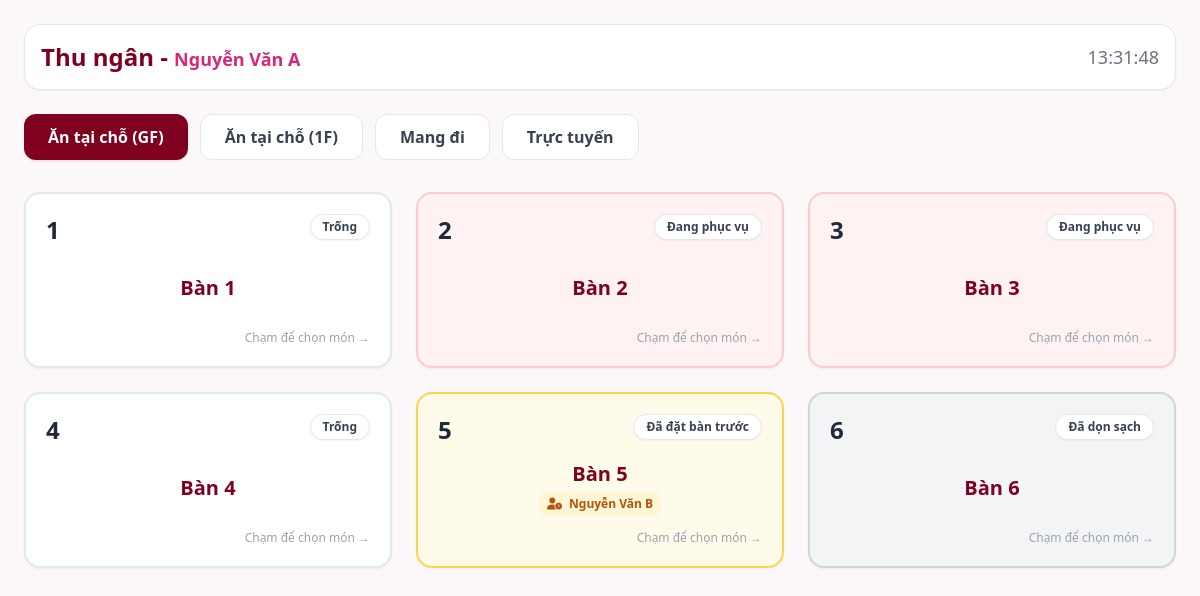
The page /pos_tables.php on the database its author committed.
### tables this page shows
CREATE TABLE IF NOT EXISTS tables (
    id INT AUTO_INCREMENT PRIMARY KEY,
    name VARCHAR(50) NOT NULL,
    area VARCHAR(50) DEFAULT 'GF',
    status ENUM('available', 'occupied', 'reserved', 'cleaning') DEFAULT 'available'
);

CREATE TABLE IF NOT EXISTS reservations (
    id INT AUTO_INCREMENT PRIMARY KEY,
    table_id INT NOT NULL,
    customer_name VARCHAR(100) NOT NULL,
    customer_phone VARCHAR(20) NOT NULL,
    booking_time DATETIME NOT NULL,
    status ENUM('pending', 'confirmed', 'checked_in', 'cancelled') DEFAULT 'pending',
    FOREIGN KEY (table_id) REFERENCES tables(id)
);

### pos_tables.php (the view, shortened to what this page needs)
<?php
require_once 'db.php';
$tables =$conn->query("SELECT * FROM tables ORDER BY id ASC");
?>
<!DOCTYPE html>
<html lang="vi">
<head>
    <script src="https://cdn.tailwindcss.com"></script>
    <link rel="stylesheet" href="https://cdnjs.cloudflare.com/ajax/libs/font-awesome/6.4.0/css/all.min.css">
</head>
<body class="bg-[#fcf8f9] text-gray-800 font-sans p-6">
    <header class="flex justify-between items-center bg-white p-4 rounded-2xl shadow-sm border mb-6">
        <div class="flex items-center gap-3">
            <h1 class="text-2xl font-black text-[#800020]">Thu ngân - <span class="text-pink-600 font-semibold text-lg">Nguyễn Văn A</span></h1>
        </div>
        <div class="text-gray-500 font-medium text-lg" id="clock">--:--:--</div>
    </header>
    <div class="flex gap-3 mb-6 overflow-x-auto pb-2">
        <button class="px-6 py-2.5 bg-[#800020] text-white font-bold rounded-xl shadow">Ăn tại chỗ (GF)</button>
        <button class="px-6 py-2.5 bg-white text-gray-700 font-bold rounded-xl border hover:bg-gray-50">Ăn tại chỗ (1F)</button>
        <a href="index.php?table_id=0" class="px-6 py-2.5 bg-white text-gray-700 font-bold rounded-xl border hover:bg-gray-50">Mang đi</a>
        <button class="px-6 py-2.5 bg-white text-gray-700 font-bold rounded-xl border hover:bg-gray-50">Trực tuyến</button>
    </div>
    <div class="grid grid-cols-1 md:grid-cols-3 gap-6">
        <?php while($t =$tables->fetch_assoc()): ?>
            <?php
                $res_query =$conn->query("SELECT * FROM reservations WHERE table_id = {$t['id']} AND status = 'confirmed' LIMIT 1");
                $res_info = $res_query ? $res_query->fetch_assoc() : null;
                $status_bg = "bg-white border-gray-200";
                $status_text = "Trống";
                if($t['status'] == 'occupied') {$status_bg = "bg-red-50 border-red-200";
                    $status_text = "Đang phục vụ";
                } else if($t['status'] == 'reserved') {$status_bg = "bg-amber-50 border-amber-300";
                    $status_text = "Đã đặt bàn trước";
                } else if($t['status'] == 'cleaning') {$status_bg = "bg-gray-100 border-gray-300";
                    $status_text = "Đã dọn sạch";
                }
            ?>
            <div onclick="selectTable(<?= $t['id'] ?>, '<?=$t['status'] ?>', '<?= $res_info ? addslashes($res_info['customer_name']) : '' ?>')"
                 class="<?= $status_bg ?> border-2 rounded-2xl p-5 shadow-sm hover:shadow-md cursor-pointer transition flex flex-col justify-between h-44 relative">
                <div class="flex justify-between items-start">
                    <span class="text-2xl font-black text-gray-800"><?= $t['id'] ?></span>
                    <span class="text-xs px-3 py-1 rounded-full font-bold bg-white border shadow-sm text-gray-700">
                        <?= $status_text ?>
                    </span>
                </div>
                <div class="text-center">
                    <div class="font-bold text-xl text-[#800020]"><?= $t['name'] ?></div>
                    <?php if($res_info): ?>
                        <div class="text-xs text-amber-700 font-bold mt-1 bg-amber-100/60 py-1 px-2 rounded-lg inline-block">
                            <i class="fas fa-user-clock mr-1"></i> <?= htmlspecialchars($res_info['customer_name']) ?>
                        </div>
                    <?php endif; ?>
                </div>
                <div class="text-right text-xs text-gray-400 font-medium">Chạm để chọn món &rarr;</div>
            </div>
        <?php endwhile; ?>
    </div>
</body>
</html>

### rows shown on the page
tables: id "1", status_text "Trống", name "Bàn 1"
tables: id "2", status "Đang phục vụ", name "Bàn 2"
tables: id "3", status "Đang phục vụ", name "Bàn 3"
tables: id "4", status_text "Trống", name "Bàn 4"
tables: id "5", status "Đã đặt bàn trước", name "Bàn 5", reservations.customer_name "Nguyễn Văn B"
tables: id "6", status "Đã dọn sạch", name "Bàn 6"
